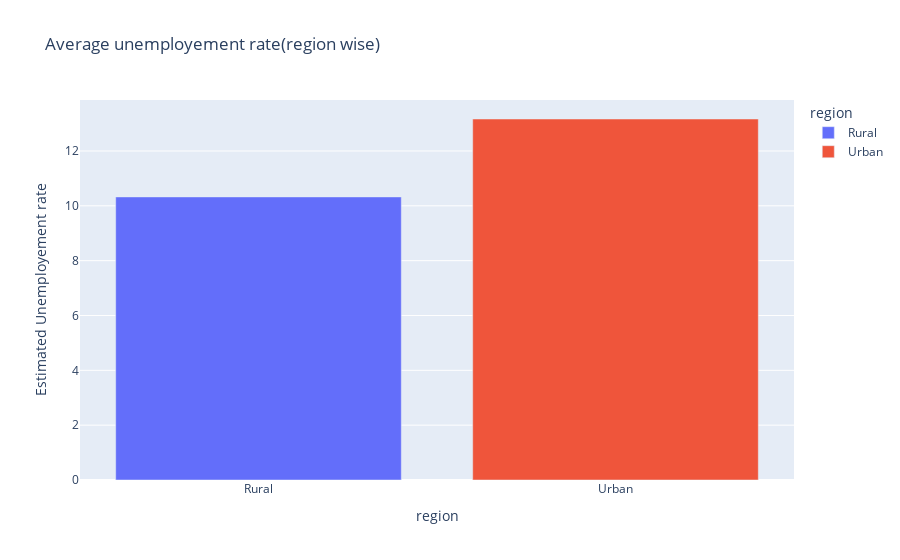

Notebook source saved alongside this figure:
### Code cell
fig=px.bar(region,x='region',y='Estimated Unemployement rate',color='region',title='Average unemployement rate(region wise)')
fig.show()

### Figure 1 — Plotly figure (JSON) as saved in the notebook; plotly's stock layout.template omitted (floating-point values rounded to 4 significant figures)
{"data": [{"hovertemplate": "region=%{x}<br>Estimated Unemployement rate=%{y}<extra></extra>", "legendgroup": "Rural", "marker": {"color": "#636efa", "pattern": {"shape": ""}}, "name": "Rural", "orientation": "v", "showlegend": true, "textposition": "auto", "type": "bar", "x": ["Rural"], "xaxis": "x", "y": [10.32], "yaxis": "y"}, {"hovertemplate": "region=%{x}<br>Estimated Unemployement rate=%{y}<extra></extra>", "legendgroup": "Urban", "marker": {"color": "#EF553B", "pattern": {"shape": ""}}, "name": "Urban", "orientation": "v", "showlegend": true, "textposition": "auto", "type": "bar", "x": ["Urban"], "xaxis": "x", "y": [13.17], "yaxis": "y"}], "layout": {"barmode": "relative", "legend": {"title": {"text": "region"}, "tracegroupgap": 0}, "title": {"text": "Average unemployement rate(region wise)"}, "xaxis": {"anchor": "y", "categoryarray": ["Rural", "Urban"], "categoryorder": "array", "domain": [0, 1], "title": {"text": "region"}}, "yaxis": {"anchor": "x", "domain": [0, 1], "title": {"text": "Estimated Unemployement rate"}}}}
